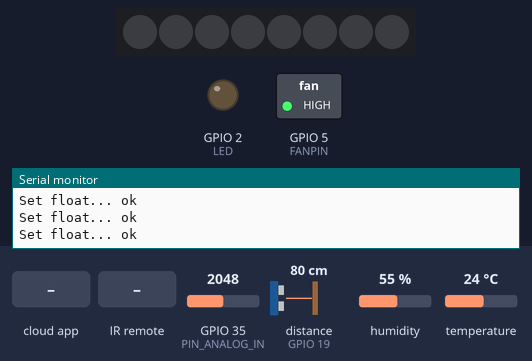
A program run on a simulated ESP32. Parts: 8 RGB LEDs in strip order, left to right, switched loads named in the program (green lamp = pin HIGH), output pins drawn as LEDs (lit = HIGH), the last lines printed to the serial monitor. Wiring (inferred from the names in the program): ultrasonic range finder: trigger GPIO 18; echo GPIO 19. The test bench sets the inputs (shaded band); at power-on: humidity 55 %, distance to the obstacle (sensor on GPIO 19) 80 cm, GPIO 35 (PIN_ANALOG_IN) = 2048, temperature 24 °C. The echo pulse lasts 58.3 µs per cm; WiFi joins after 1.5 s; servers stay silent unless stated; random numbers use the default seed unless the program sets one; the Firebase database answers and starts empty; pins used as bus, display or sensor lines are not drawn.

Above: at 2.9 s.
3.0 s: the phone or cloud app sets rgbStripStatus to 1
At 5.5 s:
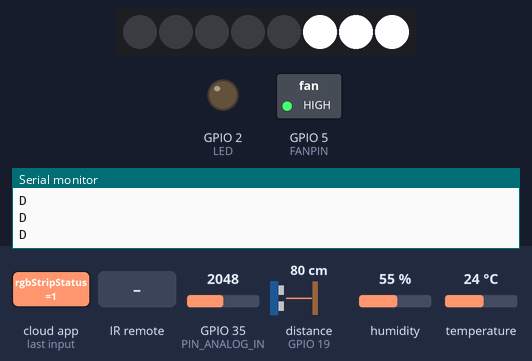
5.8 s: humidity set to 37 %
7.5 s: humidity set to 34 %
At 8.9 s:
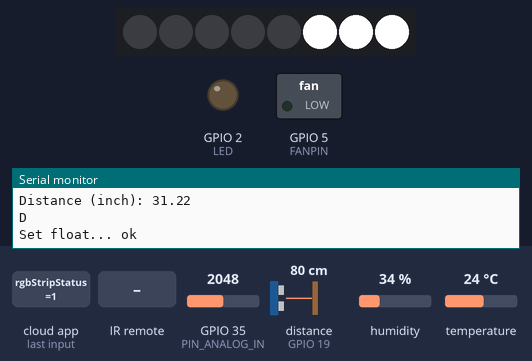
10.0 s: infrared code 0xFF4AB5 received
At 10.7 s:
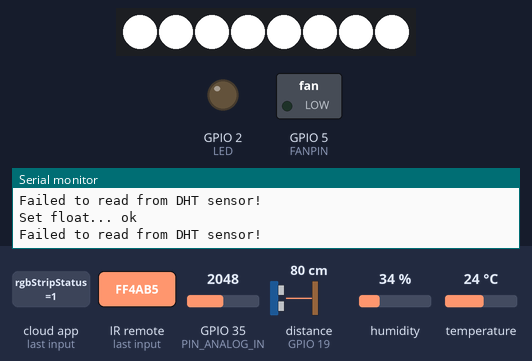
12.4 s: distance to the obstacle (sensor on GPIO 19) set to 9 cm
At 14.3 s:
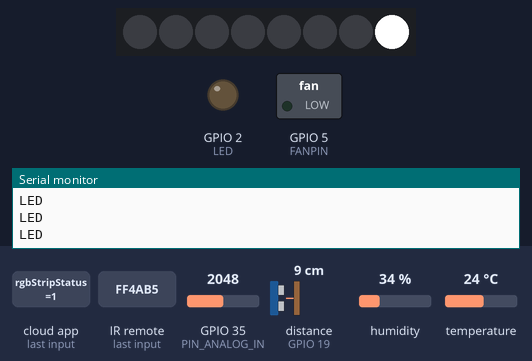
14.6 s: infrared code 0xFF18E7 received
At 15.2 s:
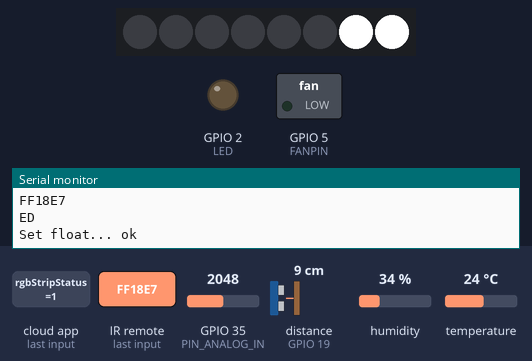
Timing chart, 0 to 17.6 s (numbered marks = the images above; inputs shaded):
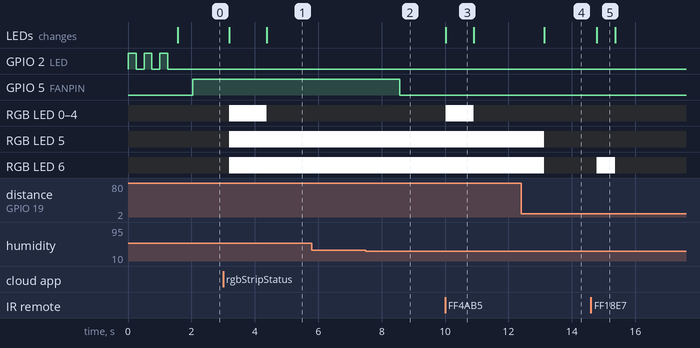

Measured:
- the behaviour switches between 36 and 35 % on humidity (found by bisection; images 1 and 2)
- after the input at 3.0 s, RGB LED 0–4: off → RGB(255, 255, 255) after 0.19 s, → off 1.2 s later; RGB LED 5, RGB LED 6: off → RGB(255, 255, 255) after 0.19 s; the LEDs: first change after 0.19 s (image 1 shows a later state)
- after the input at 7.5 s, GPIO 5 (FANPIN): HIGH → LOW after 1.1 s
- after the input at 10.0 s, RGB LED 0–4: off → RGB(255, 255, 255) at once, → off 0.88 s later; the LEDs: change at once (image 3)
- after the input at 12.4 s, RGB LED 5, RGB LED 6: RGB(255, 255, 255) → off after 0.73 s; the LEDs: change after 0.73 s (image 4)
- after the input at 14.6 s, RGB LED 6: off → RGB(255, 255, 255) after 0.19 s, → off 0.57 s later; the LEDs: change after 0.19 s (image 5)
- what the display in image 3 shows lasts 0.9 s, from 10.0 s to 10.9 s

The program:

main.cpp
```cpp
#include "DHT.h"
#include <Arduino.h>
#include <FastLED.h>
#include "Freenove_WS2812_Lib_for_ESP32.h"
#include <WiFi.h>
#include <Firebase_ESP_Client.h>
#include "addons/TokenHelper.h"
#include "addons/RTDBHelper.h"
#include <IRremote.h>
#include <TimeLib.h>


#define NUM_LEDS 8
CRGB leds[NUM_LEDS];

const int trigPin = 18;
const int echoPin = 19;

unsigned long previousMillis = 0;  // variable to store the last time the task was run
unsigned long previousMillisRecieve = 0;  // variable to store the last time the task was run
const long interval = 2000;       // interval at which to run the task (in milliseconds)
const long intervalRecieve = 100;       // interval at which to run the task (in milliseconds)

#define LED 2
#define DHTPIN 4
#define FANPIN 5
#define DHTTYPE DHT11
#define PIN_ANALOG_IN 35
#define SOUND_SPEED 0.034
#define CM_TO_INCH 0.393701


#define WIFI_SSID "MikroTik-WV"
// #define WIFI_SSID "Wifi-ValDesRoses"
#define WIFI_PASSWORD "BrugRijk"
// #define WIFI_PASSWORD "2ValDesRoses"
#define On_Board_LED 2
#define API_KEY "AIzaSyBQs225KxT8eXfOCw3RHuW_VoTfYkPtc7Y"
#define DATABASE_URL "https://arduino-b2dd1-default-rtdb.europe-west1.firebasedatabase.app/"

FirebaseData fbdo;
FirebaseAuth auth;
FirebaseConfig config;

unsigned long sendDataPrevMillis = 0;
const long sendDataIntervalMillis = 4000; //--> Sends/stores data to firebase database every 10 seconds.
bool signupOK = false;

float store_random_Float_Val;
int store_random_Int_Val;
int store_random_Temp_Val;

bool rgbStrip = false;
bool sensorEnabled = true;
int calcdistance[3] = {0,0,0};
unsigned long lastUpdate = 0;


int RECV_PIN = 21;

IRrecv irrecv(RECV_PIN);

decode_results results;


DHT dht(DHTPIN, DHTTYPE);


void setup() {
  // put your setup code here, to run once:
  Serial.begin(9600);
  FastLED.addLeds<WS2812, 23, GRB>(leds, NUM_LEDS);
  pinMode(LED, OUTPUT);
  pinMode(FANPIN, OUTPUT);
  pinMode(trigPin, OUTPUT); // Sets the trigPin as an Output
  pinMode(echoPin, INPUT); // Sets the echoPin as an Input
  Serial.println(F("DHTxx test!"));
  irrecv.enableIRIn(); // Start the receiver

  dht.begin();

  WiFi.mode(WIFI_STA);
  WiFi.begin(WIFI_SSID, WIFI_PASSWORD);
  Serial.println("---------------Connection");
  Serial.print("Connecting to : ");
  Serial.println(WIFI_SSID);
  while (WiFi.status() != WL_CONNECTED){
    Serial.print(".");

    digitalWrite(On_Board_LED, HIGH);
    delay(250);
    digitalWrite(On_Board_LED, LOW);
    delay(250);
  }
  digitalWrite(On_Board_LED, LOW);
  Serial.println();
  Serial.print("Successfully connected to : ");
  Serial.println(WIFI_SSID);
  Serial.println("---------------");
  config.api_key = API_KEY;
  config.database_url = DATABASE_URL;

  // Sign up.
  Serial.println();
  Serial.println("---------------Sign up");
  Serial.print("Sign up new user... ");
  if (Firebase.signUp(&config, &auth, "", "")){
    Serial.println("ok");
    signupOK = true;
  }
  else{
    Serial.printf("%s\n", config.signer.signupError.message.c_str());
  }
  Serial.println("---------------");

  // Assign the callback function for the long running token generation task.
  config.token_status_callback = tokenStatusCallback; //--> see addons/TokenHelper.h

  Firebase.begin(&config, &auth);
  Firebase.reconnectWiFi(true);

    for (int i = 0; i < NUM_LEDS; i++) {
          leds[i] = CRGB::Black;
         }
   FastLED.show();
   Serial.printf("Set float... %s\n", Firebase.RTDB.setFloat(&fbdo, F("/values/modus"), 0) ? "ok" : fbdo.errorReason().c_str());

}


void controlLED(int x){
   Serial.println(x + " LED");
          for (int i = 0; i < NUM_LEDS; i++) {
          leds[i] = CRGB::Black;
         }
        for (int i = NUM_LEDS - x; i < NUM_LEDS; i++) {
          leds[i] = CRGB::White;
        }
        FastLED.show();
}


void loop() {


  unsigned long currentMillis = millis();
  unsigned long currentMillisRecieve = millis();


  if (currentMillis - previousMillis >= interval) {
    // run the task

  // put your main code here, to run repeatedly:

  float h = dht.readHumidity();
  float t = dht.readTemperature();
  // float f = dht.readTemperature(true);
  // float hif = dht.computeHeatIndex(f, h);
  // float hic = dht.computeHeatIndex(t, h, false);

  int adcValue = analogRead(PIN_ANALOG_IN);                       //read ADC pin
  double voltage = (float)adcValue / 4095.0 * 3.3;                // calculate voltage
  double Rt = 10 * voltage / (3.3 - voltage);                     //calculate resistance value of thermistor
  double tempK = 1 / (1 / (273.15 + 25) + log(Rt / 10) / 3950.0); //calculate temperature (Kelvin)
  double tempC = tempK - 273.15;
  long duration;
  float distanceCm;
  float distanceInch;                            //calculate temperature (Celsius)


  if (isnan(h) || isnan(t)) {
    Serial.println(F("Failed to read from DHT sensor!"));
    return;
  }

  if(h > 35){
    digitalWrite(FANPIN, HIGH);
    Serial.println("Fan is on");
  }
  else{
    digitalWrite(FANPIN, LOW);
    Serial.println("Fan is off");
  }

  Serial.printf("Humidity : %.2f%%\tTemperature : %.2fC\n", h, t);

  Serial.printf("ADC value : %d,\tVoltage : %.2fV, \tTemperature : %.2fC\n", adcValue, voltage, tempC);


// Clears the trigPin
  digitalWrite(trigPin, LOW);
  delayMicroseconds(2);
  // Sets the trigPin on HIGH state for 10 micro seconds
  digitalWrite(trigPin, HIGH);
  delayMicroseconds(10);
  digitalWrite(trigPin, LOW);

  // Reads the echoPin, returns the sound wave travel time in microseconds
  duration = pulseIn(echoPin, HIGH);

  // Calculate the distance
  distanceCm = duration * SOUND_SPEED/2;

  // Convert to inches
  distanceInch = distanceCm * CM_TO_INCH;

  // Prints the distance in the Serial Monitor

  if(sensorEnabled){
    if(distanceCm < 240 && distanceCm > 5){
      Serial.print("Distance (cm): ");
      Serial.println(distanceCm);
      Serial.print("Distance (inch): ");
      Serial.println(distanceInch);

      if(rgbStrip){
       if(distanceCm <= 30){
        controlLED(1);
       Serial.printf("Set float... %s\n", Firebase.RTDB.setFloat(&fbdo, F("/values/modus"), 1) ? "ok" : fbdo.errorReason().c_str());
        }else if(distanceCm <= 60){
          controlLED(2);
       Serial.printf("Set float... %s\n", Firebase.RTDB.setFloat(&fbdo, F("/values/modus"), 2) ? "ok" : fbdo.errorReason().c_str());
        }else if(distanceCm <= 90){
          controlLED(3);
        Serial.printf("Set float... %s\n", Firebase.RTDB.setFloat(&fbdo, F("/values/modus"), 3) ? "ok" : fbdo.errorReason().c_str());
        }else if(distanceCm <= 120){
          controlLED(4);
        Serial.printf("Set float... %s\n", Firebase.RTDB.setFloat(&fbdo, F("/values/modus"), 4) ? "ok" : fbdo.errorReason().c_str());
        }else if(distanceCm <= 150){
          controlLED(5);
        Serial.printf("Set float... %s\n", Firebase.RTDB.setFloat(&fbdo, F("/values/modus"), 5) ? "ok" : fbdo.errorReason().c_str());
        }else if(distanceCm <= 180){
          controlLED(6);
        Serial.printf("Set float... %s\n", Firebase.RTDB.setFloat(&fbdo, F("/values/modus"), 6) ? "ok" : fbdo.errorReason().c_str());
        }else if(distanceCm <= 210){
          controlLED(7);
        Serial.printf("Set float... %s\n", Firebase.RTDB.setFloat(&fbdo, F("/values/modus"), 7) ? "ok" : fbdo.errorReason().c_str());
        }else{
          controlLED(8);
        Serial.printf("Set float... %s\n", Firebase.RTDB.setFloat(&fbdo, F("/values/modus"), 8) ? "ok" : fbdo.errorReason().c_str());
        }
      lastUpdate = millis();
      }
    }
  }


  if (Firebase.ready() && signupOK && (millis() - sendDataPrevMillis > sendDataIntervalMillis || sendDataPrevMillis == 0)){
    sendDataPrevMillis = millis();
    Serial.printf("Set float... %s\n", Firebase.RTDB.setFloat(&fbdo, F("/values/debugValue"), random(10, 99) + 10.2) ? "ok" : fbdo.errorReason().c_str());

    Serial.printf("Set float... %s\n", Firebase.RTDB.setFloat(&fbdo, F("/values/temp"), t) ? "ok" : fbdo.errorReason().c_str());

    Serial.printf("Set float... %s\n", Firebase.RTDB.setFloat(&fbdo, F("/values/humidity"), h) ? "ok" : fbdo.errorReason().c_str());

    Serial.printf("Set float... %s\n", Firebase.RTDB.setFloat(&fbdo, F("/values/plateTemp"), tempC) ? "ok" : fbdo.errorReason().c_str());

    Serial.printf("Set float... %s\n", Firebase.RTDB.setFloat(&fbdo, F("/values/distanceCm"), distanceCm) ? "ok" : fbdo.errorReason().c_str());

  }


     previousMillis = currentMillis;
  }

  if (irrecv.decode(&results)) {
    Serial.println(results.value, HEX);
    if(results.value == 0xFFA25D){
      lastUpdate = now();
      Serial.println(lastUpdate);
      if(rgbStrip == false){
        rgbStrip = true;
        Serial.printf("Set float... %s\n", Firebase.RTDB.setFloat(&fbdo, F("/values/rgbStripStatus"), rgbStrip) ? "ok" : fbdo.errorReason().c_str());
        Serial.printf("Set float... %s\n", Firebase.RTDB.setFloat(&fbdo, F("/values/modus"), 8) ? "ok" : fbdo.errorReason().c_str());
          Serial.println("RGB Strip is on");
          for (int i = 0; i < NUM_LEDS; i++) {
            leds[i] = CRGB::White;
          }
        FastLED.show();
      }else{
        rgbStrip = false;
        Serial.printf("Set float... %s\n", Firebase.RTDB.setFloat(&fbdo, F("/values/rgbStripStatus"), rgbStrip) ? "ok" : fbdo.errorReason().c_str());
        Serial.printf("Set float... %s\n", Firebase.RTDB.setFloat(&fbdo, F("/values/modus"), 0) ? "ok" : fbdo.errorReason().c_str());
        Serial.println("RGB Strip is off");
          for (int i = 0; i < NUM_LEDS; i++) {
          leds[i] = CRGB::Black;
         }
        FastLED.show();
      }
    }
    if(rgbStrip == true){
      if(results.value == 0xFF30CF){
       controlLED(1);
       Serial.printf("Set float... %s\n", Firebase.RTDB.setFloat(&fbdo, F("/values/modus"), 1) ? "ok" : fbdo.errorReason().c_str());
      }
      if(results.value == 0xFF18E7){
        controlLED(2);
       Serial.printf("Set float... %s\n", Firebase.RTDB.setFloat(&fbdo, F("/values/modus"), 2) ? "ok" : fbdo.errorReason().c_str());
      }
      if(results.value == 0xFF7A85){
        controlLED(3);
       Serial.printf("Set float... %s\n", Firebase.RTDB.setFloat(&fbdo, F("/values/modus"), 3) ? "ok" : fbdo.errorReason().c_str());
      }
      if(results.value == 0xFF10EF){
        controlLED(4);
       Serial.printf("Set float... %s\n", Firebase.RTDB.setFloat(&fbdo, F("/values/modus"), 4) ? "ok" : fbdo.errorReason().c_str());
      }
      if(results.value == 0xFF38C7){
        controlLED(5);
       Serial.printf("Set float... %s\n", Firebase.RTDB.setFloat(&fbdo, F("/values/modus"), 5) ? "ok" : fbdo.errorReason().c_str());
      }
      if(results.value == 0xFF5AA5){
        controlLED(6);
       Serial.printf("Set float... %s\n", Firebase.RTDB.setFloat(&fbdo, F("/values/modus"), 6) ? "ok" : fbdo.errorReason().c_str());
      }
      if(results.value == 0xFF42BD){
        controlLED(7);
       Serial.printf("Set float... %s\n", Firebase.RTDB.setFloat(&fbdo, F("/values/modus"), 7) ? "ok" : fbdo.errorReason().c_str());
      }
      if(results.value == 0xFF4AB5){
        controlLED(8);
       Serial.printf("Set float... %s\n", Firebase.RTDB.setFloat(&fbdo, F("/values/modus"), 8) ? "ok" : fbdo.errorReason().c_str());
      }
    }
    if(results.value == 0xFFA857){
      sensorEnabled ? sensorEnabled = false : sensorEnabled = true;
      Serial.printf("Set float... %s\n", Firebase.RTDB.setFloat(&fbdo, F("/values/sensorStatus"), sensorEnabled) ? "ok" : fbdo.errorReason().c_str());
    }

    irrecv.resume(); // Receive the next valu
  }

  if (currentMillisRecieve - previousMillisRecieve >= intervalRecieve) {
    if (Firebase.RTDB.getInt(&fbdo, "/values/rgbStripStatus")) {

      if (fbdo.dataTypeEnum() == fb_esp_rtdb_data_type_integer) {
        int intValue = fbdo.intData();
        if(intValue != rgbStrip){
          if(intValue == 1){
            rgbStrip = true;
            Serial.printf("Set float... %s\n", Firebase.RTDB.setFloat(&fbdo, F("/values/modus"), 8) ? "ok" : fbdo.errorReason().c_str());
            for (int i = 0; i < NUM_LEDS; i++) {
              leds[i] = CRGB::White;
            }
          }else{
            rgbStrip = false;
            Serial.printf("Set float... %s\n", Firebase.RTDB.setFloat(&fbdo, F("/values/modus"), 0) ? "ok" : fbdo.errorReason().c_str());
            for (int i = 0; i < NUM_LEDS; i++) {
              leds[i] = CRGB::Black;
            }
          }
          FastLED.show();
        }
      }

    } else {
      Serial.println(fbdo.errorReason());
    }
     if (Firebase.RTDB.getInt(&fbdo, "/values/modus")) {

      if (fbdo.dataTypeEnum() == fb_esp_rtdb_data_type_integer) {
        int intValue = fbdo.intData();
        if(rgbStrip){
          controlLED(intValue);
        }

      }

    } else {

    }
    previousMillisRecieve = currentMillisRecieve;
  }


}
```
